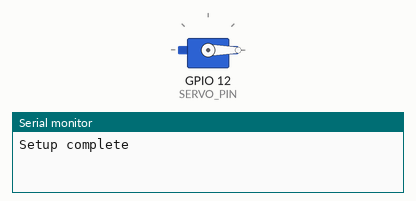
Bench run of a program on a simulated ESP32. Parts: servo, the last lines printed to the serial monitor.

Above: at 0.05 s.
At 2.3 s:
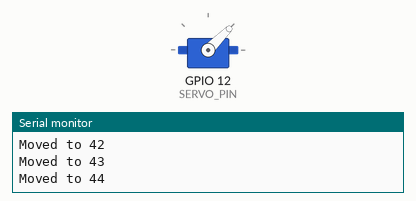
At 4.55 s:
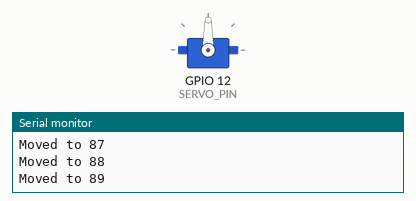
At 9.05 s:
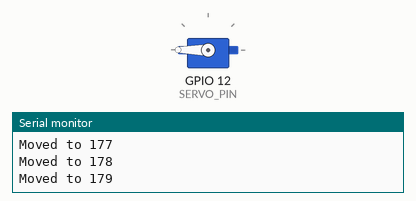
Timing chart, 0 to 11.8 s (numbered marks = the images above):
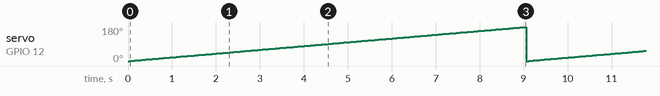

Measured:
- by itself, servo on GPIO 12 (SERVO_PIN): ramps from 0° to 180° and jumps back, once every 9.1 s

The program:

main.cpp
```cpp
#include <Arduino.h>
#include <ESP32Servo.h>

Servo myServo; //create a Servo object for easy control
const int SERVO_PIN = 12; // set according to which pin servo's data line is connected to

void setup() {
  // put your setup code here, to run once:

  Serial.begin(115200); // setup serial monitor with rate of 115200 bits per second

  myServo.setPeriodHertz(50); // set PWM period, gotten from datasheet
  myServo.attach(SERVO_PIN, 1000, 2000); // set servo to a pin and then specify min and max pulse width, both can be found in the datasheet

  Serial.println("Setup complete"); // debug message to show that setup completed successfully
}

void loop() {
  // put your main code here, to run repeatedly:

  for(int pos = 0; pos <= 180; pos++){
    myServo.write(pos); // set the servo to an angle between 0 and 180
    delay(50); // wait 50 ms for the servo to be able to move

    Serial.print("Moved to "); // print out a debug message saying where the servo moves to
    Serial.println(pos);
  }
}
```
